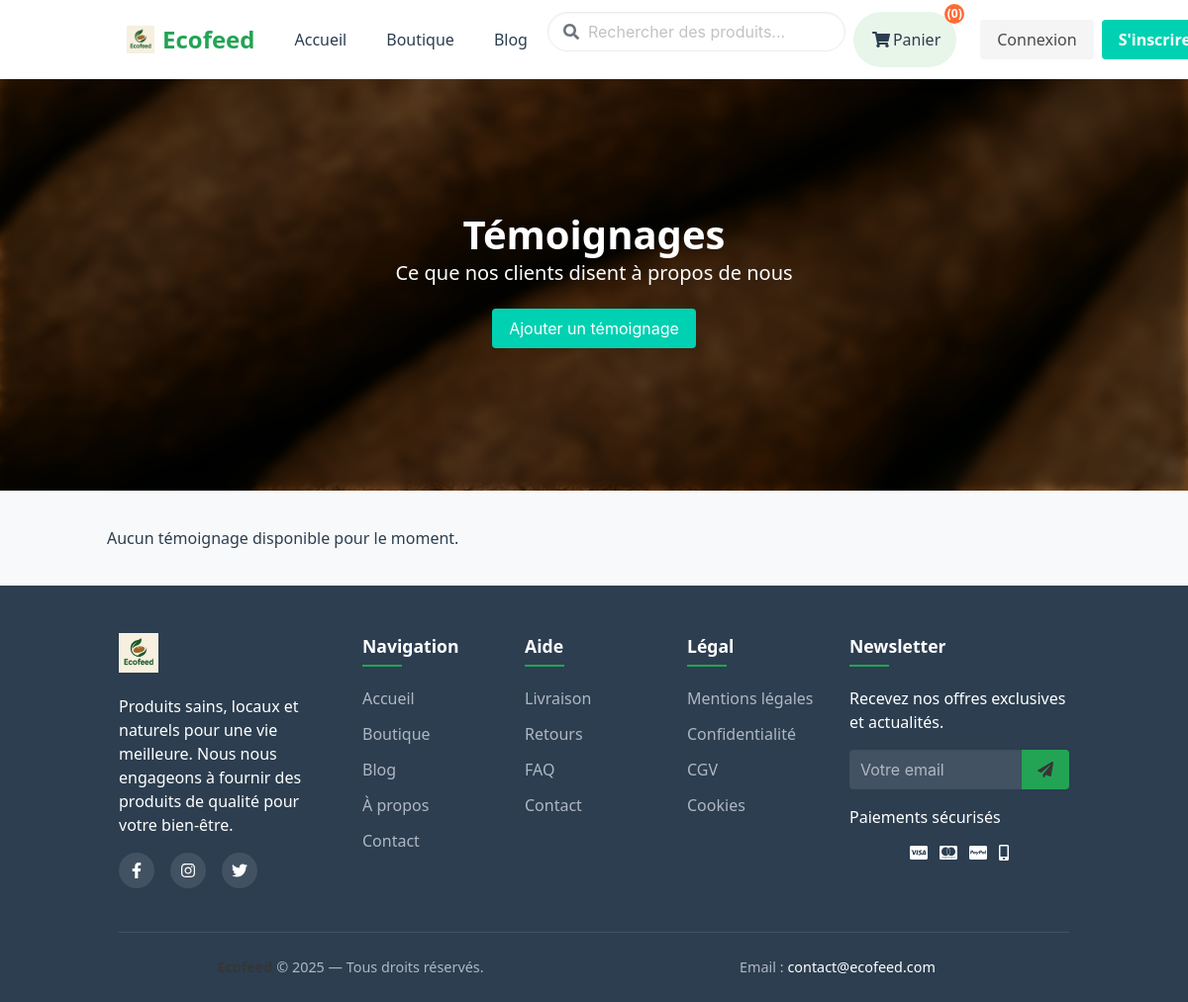
Page /testimonials/ on the earlier database version.
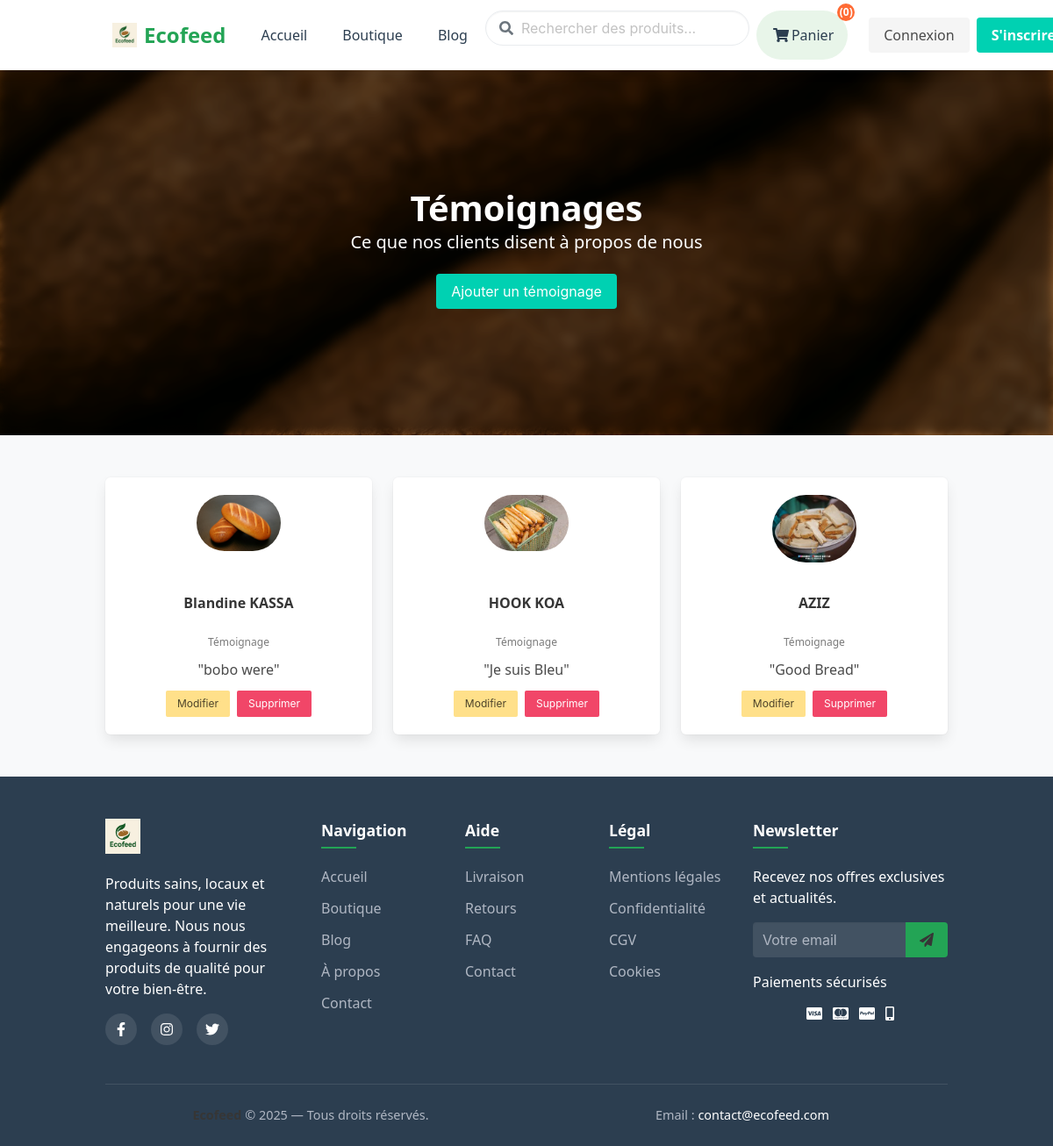
Same page on the later database version.
### products/models.py (models this page shows, shortened)
class Testimonial(models.Model):
    name = models.CharField(max_length=100)
    content = models.TextField()
    photo = models.ImageField(upload_to='testimonials/', blank=True, null=True)
    date = models.DateField(default=timezone.now)

### products/views.py (the view)
# urls.py: path('testimonials/',views.testimonials,name="testimonials"),
def testimonials(request):
    return render(request, "products/testimonials_1.html", {
        "testimonials": Testimonial.objects.all(),
    })

### products/templates/products/testimonials_1.html (shortened to what this page needs)
{% extends 'base.html' %}
{% block content %}
<div>
<section class="hero is-light is-medium">
  <div class="hero-body has-text-centered">
    <p class="title is-2 has-text-white">Témoignages</p>
    <p class="subtitle is-5 has-text-white">Ce que nos clients disent à propos de nous</p>
    <button class="button is-primary js-modal-trigger has-text-white" data-target="createModal">Ajouter un témoignage</button>
  </div>
</section>
<section class="section">
  <div class="container">
    <div class="columns is-multiline">
      {% for testimonial in testimonials %}
      <div class="column is-4">
        <div class="box has-text-centered">
          <figure class="image is-96x96 is-inline-block mb-3">
            {% if testimonial.photo %}
            <img class="is-rounded" src="{{ testimonial.photo.url }}" alt="{{ testimonial.name }}">
            {% else %}
            <img class="is-rounded" src="https://bulma.io/images/placeholders/96x96.png" alt="No photo">
            {% endif %}
          </figure>
          <p class="title is-6 mb-1">{{ testimonial.name }}</p>
          <br>
          <p class="subtitle is-7 mb-3 has-text-grey">Témoignage</p>
          <p>"{{ testimonial.content }}"</p>
          <div class="buttons is-centered mt-3">
            <button
              class="button is-warning is-small js-modal-trigger-edit"
              data-target="editModal"
              data-id="{{ testimonial.id }}"
              data-name="{{ testimonial.name|escapejs }}"
              data-content="{{ testimonial.content|escapejs }}"
              data-photo="{% if testimonial.photo %}{{ testimonial.photo.url }}{% endif %}"
            >
              Modifier
            </button>
            <button
              class="button is-danger is-small js-modal-trigger-delete"
              data-target="deleteModal"
              data-id="{{ testimonial.id }}"
            >
              Supprimer
            </button>
          </div>
        </div>
      </div>
      {% empty %}
      <p class="has-text-centered">Aucun témoignage disponible pour le moment.</p>
      {% endfor %}
    </div>
  </div>
</section>
</div>
{% endblock %}

Differences in the rows shown:
added Testimonial: photo (picture), name "Blandine KASSA", content "bobo were"
added Testimonial: photo (picture), name "HOOK KOA", content "Je suis Bleu"
added Testimonial: photo (picture), name "AZIZ", content "Good Bread"
Other differences:
text no longer shown: "Aucun témoignage disponible pour le moment."
